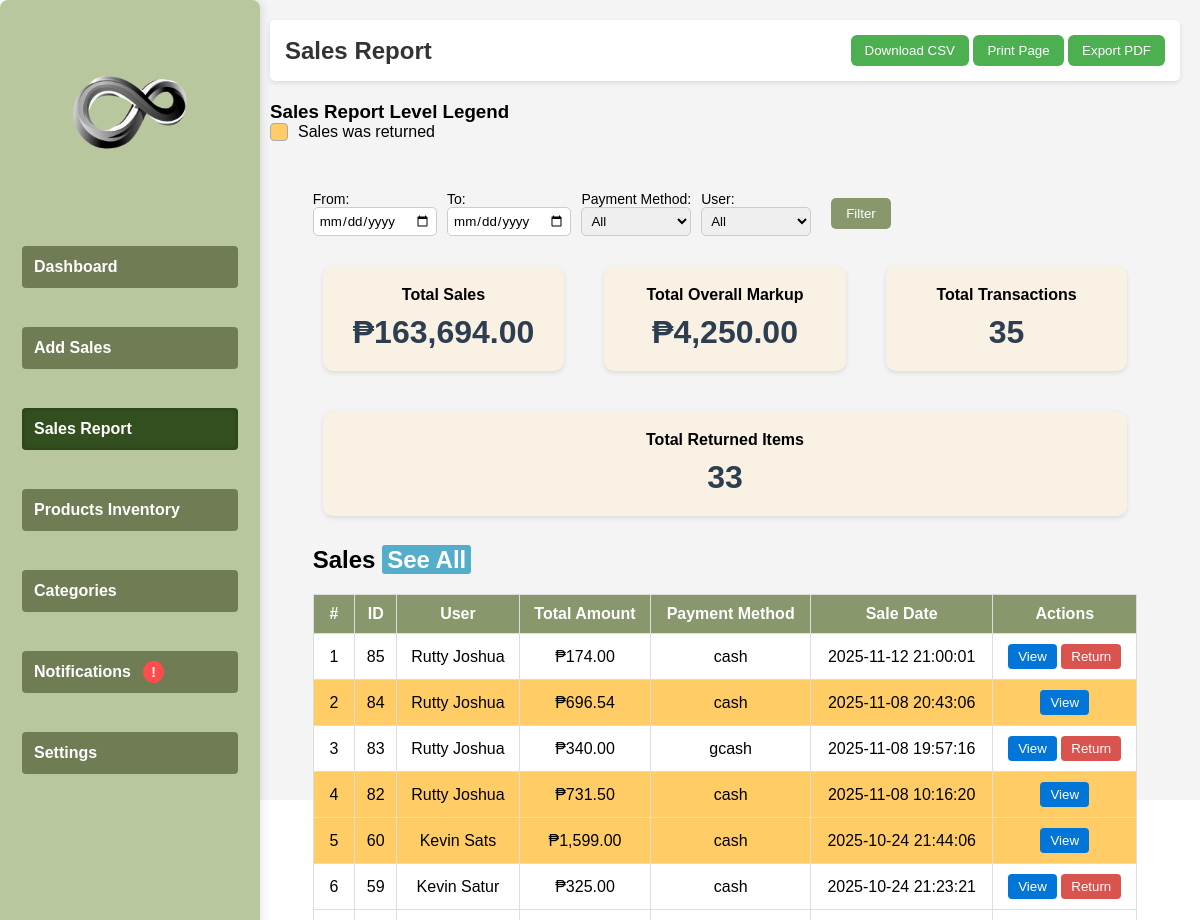
/views/sales.php (signed in, upper part), run on an earlier commit of the app's database.
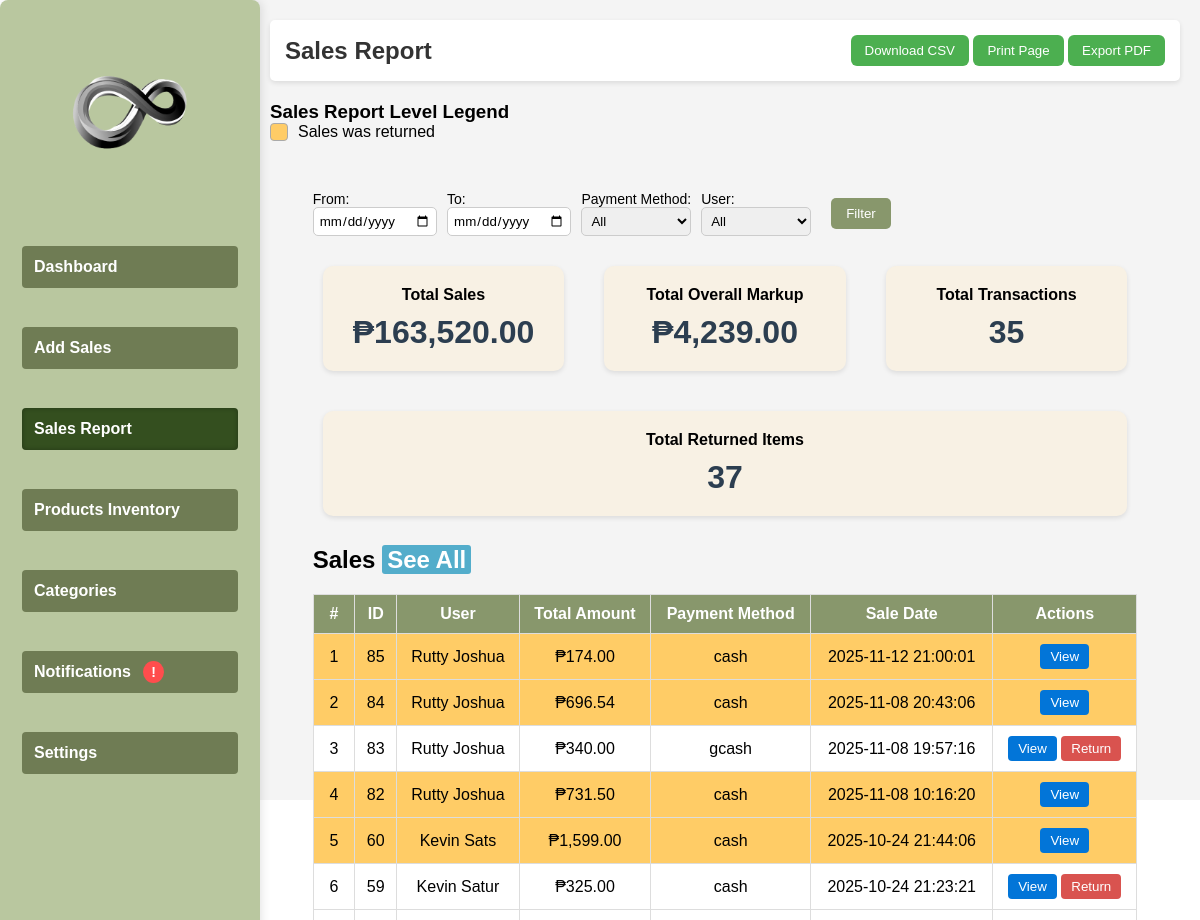
And on a later commit of the database.
### tables this page shows
CREATE TABLE `sales` (
  `id` int(11) NOT NULL AUTO_INCREMENT,
  `user_id` int(11) NOT NULL,
  `total_amount` decimal(10,2) NOT NULL,
  `sale_date` datetime DEFAULT current_timestamp(),
  `payment_method` varchar(50) DEFAULT NULL,
  `cash_given` decimal(10,2) DEFAULT NULL,
  `change_amount` decimal(10,2) DEFAULT NULL,
  `discount` decimal(10,2) DEFAULT 0.00,
  `status` varchar(20) DEFAULT 'Completed',
  `return_reason` varchar(255) DEFAULT NULL,
  PRIMARY KEY (`id`)
);

CREATE TABLE `users` (
  `user_id` int(11) NOT NULL AUTO_INCREMENT,
  `first_name` varchar(50) NOT NULL,
  `last_name` varchar(50) NOT NULL,
  `username` varchar(50) NOT NULL,
  `password` varchar(255) NOT NULL,
  `role` enum('admin','seller','cashier') NOT NULL,
  `status` enum('Active','Inactive') NOT NULL DEFAULT 'Active',
  PRIMARY KEY (`user_id`),
  UNIQUE KEY `username` (`username`)
);

### database.php (called while the page is built)
<?php
class Database {
    private static $host     = null;
    private static $dbname   = null;
    private static $username = null;
    private static $password = null;
    private static $port     = '3306';
    private static $conn     = null;
    public static function getConnection() {
        if (self::$conn === null) {
            self::$host     = getenv('MYSQLHOST')     ?: getenv('DB_HOST')     ?: 'localhost';
            self::$dbname   = getenv('MYSQLDATABASE') ?: getenv('DB_NAME')     ?: 'railway';
            self::$username = getenv('MYSQLUSER')     ?: getenv('DB_USER')     ?: 'root';
            self::$password = getenv('MYSQLPASSWORD') ?: getenv('DB_PASSWORD') ?: '';
            self::$port     = getenv('MYSQLPORT')     ?: getenv('DB_PORT')     ?: '3306';
            try {
                self::$conn = new PDO(
                    "mysql:host=" . self::$host . ";port=" . self::$port . ";dbname=" . self::$dbname,
                    self::$username,
                    self::$password
                );
                self::$conn->setAttribute(PDO::ATTR_ERRMODE, PDO::ERRMODE_EXCEPTION);
            } catch (PDOException $exception) {
                echo "Connection error: " . $exception->getMessage();
            }
        }
        return self::$conn;
    }
}
?>

### controllers/SalesReportController.php (called while the page is built, shortened)
<?php
require_once $_SERVER['DOCUMENT_ROOT'] . '/POSu/models/SalesReportModel.php';
class SalesReportController {
    private $model;
    public function __construct() {
        $this->model = new SalesReportModel();
    }
    public function getFilteredSales($from = null, $to = null, $payment = '', $user = '', $page = 1) {
        $limit = 15;
        $offset = ($page - 1) * $limit;
        return $this->model->getFilteredSales($from, $to, $payment, $user, $limit, $offset);
    }
}
?>

### models/SalesReportModel.php (called while the page is built, shortened)
<?php
require_once $_SERVER['DOCUMENT_ROOT'] . '/POSu/database.php';
class SalesReportModel {
    private $db;
    public function __construct() {
        $this->db = Database::getConnection();
    }
public function getFilteredSales($from = null, $to = null, $payment = '', $user = '', $limit = 15, $offset = 0) {
    $params = [];
    $query = "SELECT s.*, u.first_name, u.last_name
              FROM sales s
              JOIN users u ON s.user_id = u.user_id
              WHERE 1=1";
    $query .= " ORDER BY s.sale_date DESC";
    if ($limit !== null && $limit > 0 && $offset !== null && $offset >= 0) {
        $query .= " LIMIT $limit OFFSET $offset";
    }
    $stmt = $this->db->prepare($query);
    $stmt->execute($params);
    return $stmt->fetchAll(PDO::FETCH_ASSOC);
}
    public function getSlowMovingProducts($from = null, $to = null, $limit = 15, $offset = 0) {
        $params = [];
        $query = "
            SELECT p.description AS product_name,
                   IFNULL(SUM(si.quantity), 0) AS quantity_sold,
                   IFNULL(SUM(si.price * si.quantity), 0) AS total_sales
            FROM products p
            LEFT JOIN sales_items si ON si.product_code = p.code
            LEFT JOIN sales s ON si.sale_id = s.id
        ";
        $query .= " GROUP BY p.description ORDER BY quantity_sold ASC";
        if ($limit !== null && $offset !== null) {
            $limit = (int)$limit;
            $offset = (int)$offset;
            $query .= " LIMIT $limit OFFSET $offset";
        }
        $stmt = $this->db->prepare($query);
        $stmt->execute($params);
        return $stmt->fetchAll(PDO::FETCH_ASSOC);
    }
}
?>

### views/sales.php (the view, shortened to what the rows shown need)
<?php
require_once $_SERVER['DOCUMENT_ROOT'] . '/POSu/controllers/SalesReportController.php';
$reportController = new SalesReportController();
$from = $_GET['from_date'] ?? null;
$to = $_GET['to_date'] ?? null;
$payment = $_GET['payment_method'] ?? '';
$user = $_GET['user_id'] ?? '';
$currentPage = max(1, (int)($_GET['page'] ?? 1));
$limit = 15;
$offset = ($currentPage - 1) * $limit;
$sales = $reportController->getFilteredSales($from, $to, $payment, $user, $currentPage);
?>
<!DOCTYPE html>
<html lang="en">
<head>
<link rel="stylesheet" href="/POSu/styles/stylee.css?v=<?= time(); ?>">
<link rel="stylesheet" href="/POSu/styles/sales-style.css?v=<?= time(); ?>">
</head>
<body>
<div class="dashboard">
    <main class="main-content">
        <header class="header" style="display: flex; align-items: center; justify-content: space-between;">
    <h1>Sales Report</h1>
</header>
        <section class="content">
            <div class="sales-report-container">
                <h2>Sales <a href="#" class="page-btn" onclick="openSeeAll('sales')">See All</a></h2>
                <table class="sales-table">
                    <thead>
                        <tr>
                            <th>#</th>
                            <th>ID</th>
                            <th>User</th>
                            <th>Total Amount</th>
                            <th>Payment Method</th>
                            <th>Sale Date</th>
                            <th>Actions</th>
                        </tr>
                    </thead>
                    <tbody>
                        <?php if(!empty($sales)): $counter=$offset+1; ?>
                            <?php foreach($sales as $sale):
                                $isReturned = isset($sale['status']) && $sale['status'] === 'Returned';
                            ?>
                                <tr class="<?= $isReturned?'returned-sale':'' ?>">
                                    <td><?= $counter++ ?></td>
                                    <td><?= $sale['id'] ?></td>
                                    <td><?= htmlspecialchars($sale['first_name'].' '.$sale['last_name']) ?></td>
                                    <td>₱<?= number_format($sale['total_amount'],2) ?></td>
                                    <td><?= htmlspecialchars($sale['payment_method']) ?></td>
                                    <td><?= htmlspecialchars($sale['sale_date']) ?></td>
                                    <td>
                                        <button class="view-btn" onclick="openSaleItemsModal(<?= $sale['id'] ?>)">View</button>
                                        <?php if($_SESSION['role']==='admin' && !$isReturned): ?>
<button type="button" class="delete-btn" onclick="openSaleReturnModal(<?= $sale['id'] ?>)">Return</button>
                                        <?php endif; ?>
                                    </td>
                                </tr>
                            <?php endforeach; ?>
                        <?php else: ?>
                            <tr><td colspan="7" class="no-data">No sales found for this period.</td></tr>
                        <?php endif; ?>
                    </tbody>
                </table>
            </div>
        </section>
    </main>
</div>
</body>
</html>

What changed in the data, as far as the page shows it:
changed sales id 85: no longer shows "Return"
Also different on the page:
$totalSales: "163,694.00" → "163,520.00"
$totalOverallMarkup: "4,250.00" → "4,239.00"
$totalReturnedItems: "33" → "37"
